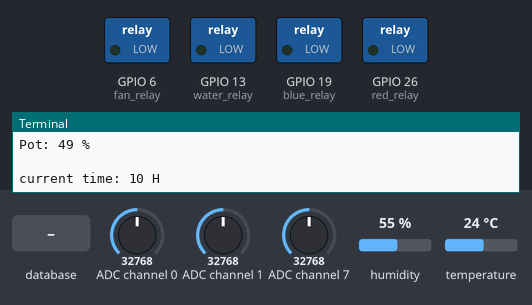
The program below on a simulated Raspberry Pi (BCM pin numbers). Shown: switched loads named in the program (green lamp = pin HIGH), the last lines printed to the terminal. The test bench sets the inputs (shaded band); at power-on: ADC channel 0 = 32768, ADC channel 1 = 32768, ADC channel 7 = 32768, humidity 55 %, temperature 24 °C (analog values on the 0–65535 scale). The clock reads 2024-03-15 10:24:30 at power-on unless the program sets it; each call to the cloud database takes 0.3 s, and an entry nobody has set reads as its off value or as empty.

Above: at 1.2 s.
1.3 s: database entry "10" set to "True"
At 8.8 s:
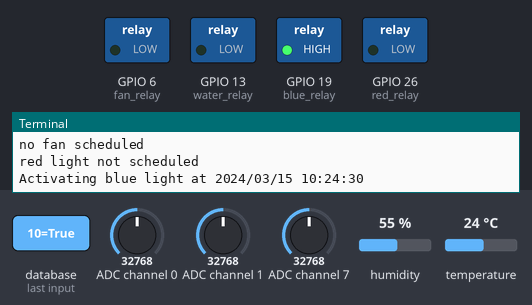
Timing chart, 0 to 10.3 s (numbered marks = the images above; inputs shaded):
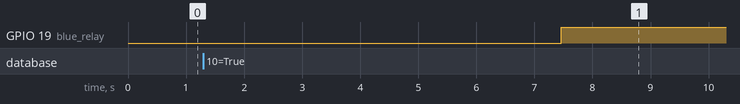

The program:

tankApplication.py
```python
#packages and libraries
import time
import board
import busio
import digitalio
import pyrebase

import adafruit_dht
import adafruit_mcp3xxx.mcp3008 as MCP
from adafruit_mcp3xxx.analog_in import AnalogIn
from gpiozero import LED
from datetime import datetime

#initiate sensors
    #initialize ADC chip
spi = busio.SPI(clock=board.SCK, MISO=board.MISO, MOSI=board.MOSI)
cs = digitalio.DigitalInOut(board.D5)
mcp = MCP.MCP3008(spi, cs)

    #initialize ADC channel inputs
ch0_ldr = AnalogIn(mcp, MCP.P0)
ch1_soilMoisture = AnalogIn(mcp, MCP.P1)
ch8_pot = AnalogIn(mcp, MCP.P7)

    # initialize dht sensor using raspberry pi GPIO21. if you don't specify use_pulseio=False, then the script will run successfully once and fail on subesequent runs until reboot.
dhtDevice = adafruit_dht.DHT11(board.D17, use_pulseio=False)

#initiate outputs with initial value = false (off)
fan_relay = LED(6, active_high = True, initial_value = False)
water_relay = LED(13, active_high = True, initial_value = False)
blue_relay = LED(19, active_high = True, initial_value = False)
red_relay = LED(26, active_high = True, initial_value = False)

#other variables
dhtSuccess = False

#connect to database
config = {
    "apiKey": "AIzaSyBMrIvuFyhpDja62FriCuBRkIjMGVV3GI8",
    "authDomain": "smart-mini-vivarium.firebaseapp.com",
    "databaseURL": "https://smart-mini-vivarium-default-rtdb.firebaseio.com/",
    "storageBucket": "smart-mini-vivarium.appspot.com"
}

firebase = pyrebase.initialize_app(config)
db = firebase.database()

while True:
    #get current time
    now = datetime.now()
    date_time = now.strftime("%Y/%m/%d %H:%M:%S")
    current_hour = now.hour

    #read sensors
    dhtReadSuccess = False
    while (dhtReadSuccess == False):
        try:
            temp_c = dhtDevice.temperature
            humidity = dhtDevice.humidity
            dhtReadSuccess = True

        except RuntimeError as error:
            print(error.args[0])

    light = 100*ch0_ldr.voltage/3.3
    soilMoisture = 100*ch1_soilMoisture.voltage/3.3
    pot = 100*ch8_pot.voltage/3.3

    print(f"Temp: {int(temp_c)} deg C")
    print(f"Humidity: {int(humidity)} %")
    print(f"Light: {int(light)} %")
    print(f"Soil Moisture: {int(soilMoisture)} %")
    print(f"Pot: {int(pot)} %")
    print("")

    #grab schedule from db
    print(f"current time: {current_hour} H")
    activateWater = db.child("schedule").child("pump").child(current_hour).get()
    activateFan = db.child("schedule").child("fan").child(current_hour).get()
    activateRLight = db.child("schedule").child("red led").child(current_hour).get()
    activateBLight = db.child("schedule").child("blue led").child(current_hour).get()

    print(f"water: {activateWater.val()}")
    print(f"fan: {activateFan.val()}")
    print(f"red light: {activateRLight.val()}")
    print(f"blue light: {activateBLight.val()}")

    #run water routine
    fan_relay.off()
    water_relay.off()
    red_relay.off()
    blue_relay.off()
    time.sleep(2)
    if (activateWater.val() == 1):
        if (soilMoisture < 35):
            print(f"Activating water at {date_time}")
            water_relay.on()
            #db.child("current status").child("outputs").child("pump").set(water_relay.value)

            time.sleep(10)
            water_relay.off()
            #db.child("current status").child("outputs").child("pump").set(water_relay.value)
            print("water activation complete")
            time.sleep(5)
        else: print("water not needed")
    else: print("no water scheduled")

    #run fan routine
    fan_relay.off()
    water_relay.off()
    red_relay.off()
    blue_relay.off()
    time.sleep(2)
    if (activateFan.val() == 1):
        print(f"Activating fan at {date_time}")

        fan_relay.on()
        #db.child("current status").child("outputs").child("fan").set(fan_relay.value)
        time.sleep(5)
        fan_relay.off()
        print("fan activation complete")
        #db.child("current status").child("outputs").child("fan").set(fan_relay.value)
        time.sleep(5)
    else: print("no fan scheduled")


    #run light routine
    fan_relay.off()
    water_relay.off()
    red_relay.off()
    blue_relay.off()
    time.sleep(2)

    if (light < 75):
        if (activateRLight.val() == 1):
            print(f"Activating red light at {date_time}")
            red_relay.on()

        else:
            print("red light not scheduled")
            red_relay.off()

        if (activateBLight.val() == 1):
            print(f"Activating blue light at {date_time}")
            blue_relay.on()

        else:
            print("blue light not scheduled")
            blue_relay.off()


    else:
        print("light not needed")
        red_relay.off()
        blue_relay.off()

    time.sleep(5)


    #db.child("current status").child("outputs").child("blue led").set(blue_relay.value)
    #db.child("current status").child("outputs").child("red led").set(red_relay.value)

    #read sensors/outputs and write to db
    now = datetime.now()
    date_time = now.strftime("%Y/%m/%d %H:%M:%S")
    dhtReadSuccess = False
    while (dhtReadSuccess == False):
        try:
            temp_c = dhtDevice.temperature
            humidity = dhtDevice.humidity
            dhtReadSuccess = True

        except RuntimeError as error:
            print(error.args[0])

    light = 100*ch0_ldr.voltage/3.3
    soilMoisture = 100*ch1_soilMoisture.voltage/3.3
    pot = 100*ch8_pot.voltage/3.3

    print("")
    print("preparing to transfer data to firebase")
    print("")

    sensor_data = {

        "temp": int(temp_c),
        "humidity": int(humidity),
        "light": int(light),
        "soil moisture": int(soilMoisture),
    }
    output_data = {

        "red led": int(activateRLight.val()),
        "blue led": int(activateBLight.val()),
        "fan": int(activateFan.val()),
        "pump": int(activateWater.val())
    }
    print("...")
    db.child("current status").set({"time": date_time})
    db.child("current status").child("sensors").set(sensor_data)
    db.child("current status").child("outputs").set(output_data)
    db.child("past data").child(date_time).set(sensor_data)
    db.child("history").child(now.year).child(now.month).child(now.day).child(now.hour).child("sensors").set(sensor_data)
    db.child("history").child(now.year).child(now.month).child(now.day).child(now.hour).child("outputs").set(output_data)
    db.child("history").child(now.year).child(now.month).child(now.day).child(now.hour).child("scan time").set(now.strftime("%Y-%m-%d %H:%M:%S"))

    print("transfer complete")
    print("")

    #determine how long to wait til next check
    now = datetime.now()
    date_time = now.strftime("%Y/%m/%d %H:%M:%S")
    current_minute = now.minute
    minutesToWait = 60 - current_minute
    secondsToWait = minutesToWait*60

    #wait
    print(f"wait {minutesToWait} mins til next check")
    print("")
    time.sleep(secondsToWait)
```

Measured:
- after the input at 1.3 s, GPIO 19 (blue_relay): LOW → HIGH after 6.2 s
